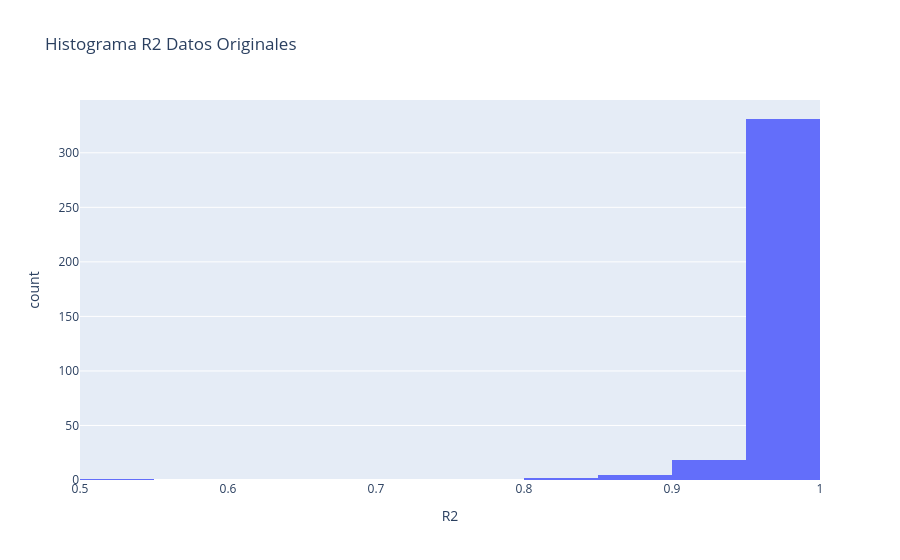

The code cell stored with this chart in its notebook:
### Code cell
fig = px.histogram(df_est_result, x="R2", nbins=10, title="Histograma R2 Datos Originales")
fig.show()

### Figure 1 — Plotly figure (JSON) as saved in the notebook; plotly's stock layout.template omitted (floating-point values rounded to 4 significant figures; data arrays with more than 128 entries replaced by an {"elided": "..."} marker saying what was removed)
{"data": [{"alignmentgroup": "True", "bingroup": "x", "hovertemplate": "R2=%{x}<br>count=%{y}<extra></extra>", "legendgroup": "", "marker": {"color": "#636efa", "pattern": {"shape": ""}}, "name": "", "nbinsx": 10, "offsetgroup": "", "orientation": "v", "showlegend": false, "type": "histogram", "x": {"elided": "357 float values"}, "xaxis": "x", "yaxis": "y"}], "layout": {"barmode": "relative", "legend": {"tracegroupgap": 0}, "title": {"text": "Histograma R2 Datos Originales"}, "xaxis": {"anchor": "y", "domain": [0, 1], "title": {"text": "R2"}}, "yaxis": {"anchor": "x", "domain": [0, 1], "title": {"text": "count"}}}}
